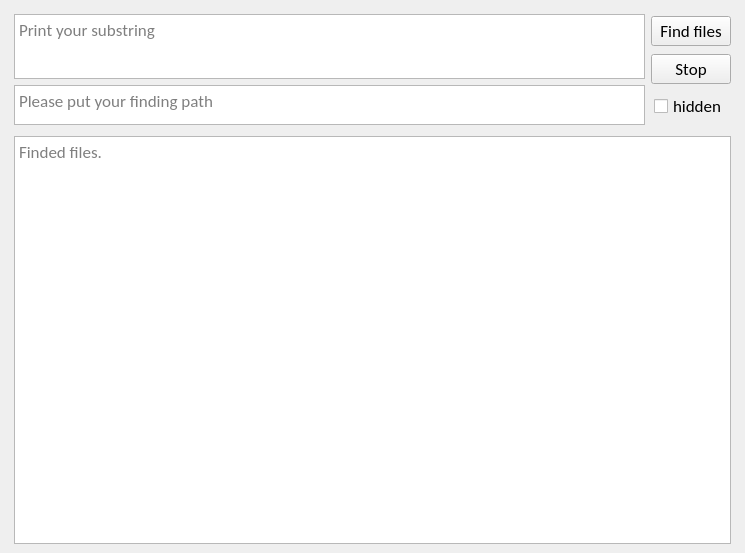
<?xml version="1.0" encoding="UTF-8"?>
<ui version="4.0">
 <class>MainWindow</class>
 <widget class="QMainWindow" name="MainWindow">
  <property name="geometry">
   <rect>
    <x>0</x>
    <y>0</y>
    <width>745</width>
    <height>553</height>
   </rect>
  </property>
  <property name="maximumSize">
   <size>
    <width>16777215</width>
    <height>16777215</height>
   </size>
  </property>
  <property name="font">
   <font>
    <family>Calibri</family>
    <pointsize>13</pointsize>
    <weight>50</weight>
    <bold>false</bold>
    <underline>false</underline>
    <kerning>false</kerning>
   </font>
  </property>
  <property name="windowTitle">
   <string>MyFriendMajor</string>
  </property>
  <property name="iconSize">
   <size>
    <width>30</width>
    <height>30</height>
   </size>
  </property>
  <widget class="QWidget" name="centralwidget">
   <property name="minimumSize">
    <size>
     <width>0</width>
     <height>0</height>
    </size>
   </property>
   <property name="maximumSize">
    <size>
     <width>16777215</width>
     <height>16777215</height>
    </size>
   </property>
   <layout class="QVBoxLayout" name="verticalLayout_4">
    <item>
     <layout class="QVBoxLayout" name="verticalLayout_3">
      <property name="leftMargin">
       <number>5</number>
      </property>
      <property name="rightMargin">
       <number>5</number>
      </property>
      <item>
       <layout class="QHBoxLayout" name="horizontalLayout">
        <property name="topMargin">
         <number>5</number>
        </property>
        <property name="bottomMargin">
         <number>5</number>
        </property>
        <item>
         <layout class="QVBoxLayout" name="verticalLayout">
          <property name="leftMargin">
           <number>0</number>
          </property>
          <property name="topMargin">
           <number>0</number>
          </property>
          <property name="rightMargin">
           <number>0</number>
          </property>
          <property name="bottomMargin">
           <number>0</number>
          </property>
          <item alignment="Qt::AlignTop">
           <widget class="QTextEdit" name="InputData">
            <property name="enabled">
             <bool>true</bool>
            </property>
            <property name="maximumSize">
             <size>
              <width>16777215</width>
              <height>65</height>
             </size>
            </property>
            <property name="placeholderText">
             <string>Print your substring</string>
            </property>
           </widget>
          </item>
          <item alignment="Qt::AlignTop">
           <widget class="QTextEdit" name="PathData">
            <property name="minimumSize">
             <size>
              <width>0</width>
              <height>0</height>
             </size>
            </property>
            <property name="maximumSize">
             <size>
              <width>16777215</width>
              <height>40</height>
             </size>
            </property>
            <property name="documentTitle">
             <string/>
            </property>
            <property name="placeholderText">
             <string>Please put your finding path</string>
            </property>
           </widget>
          </item>
         </layout>
        </item>
        <item>
         <layout class="QVBoxLayout" name="verticalLayout_2">
          <property name="leftMargin">
           <number>0</number>
          </property>
          <property name="rightMargin">
           <number>0</number>
          </property>
          <item>
           <widget class="QPushButton" name="FindButton">
            <property name="maximumSize">
             <size>
              <width>16777215</width>
              <height>16777215</height>
             </size>
            </property>
            <property name="cursor">
             <cursorShape>PointingHandCursor</cursorShape>
            </property>
            <property name="mouseTracking">
             <bool>false</bool>
            </property>
            <property name="focusPolicy">
             <enum>Qt::NoFocus</enum>
            </property>
            <property name="text">
             <string>Find files</string>
            </property>
           </widget>
          </item>
          <item>
           <widget class="QPushButton" name="StopButton">
            <property name="cursor">
             <cursorShape>PointingHandCursor</cursorShape>
            </property>
            <property name="mouseTracking">
             <bool>false</bool>
            </property>
            <property name="focusPolicy">
             <enum>Qt::NoFocus</enum>
            </property>
            <property name="text">
             <string>Stop</string>
            </property>
           </widget>
          </item>
          <item alignment="Qt::AlignHCenter">
           <widget class="QCheckBox" name="checkBox">
            <property name="layoutDirection">
             <enum>Qt::LeftToRight</enum>
            </property>
            <property name="text">
             <string>hidden</string>
            </property>
           </widget>
          </item>
         </layout>
        </item>
       </layout>
      </item>
      <item>
       <widget class="QTextBrowser" name="FilesOut">
        <property name="placeholderText">
         <string>Finded files.</string>
        </property>
       </widget>
      </item>
     </layout>
    </item>
   </layout>
  </widget>
  <widget class="QMenuBar" name="menubar">
   <property name="geometry">
    <rect>
     <x>0</x>
     <y>0</y>
     <width>745</width>
     <height>21</height>
    </rect>
   </property>
   <property name="cursor">
    <cursorShape>ArrowCursor</cursorShape>
   </property>
  </widget>
 </widget>
 <resources/>
 <connections/>
</ui>
